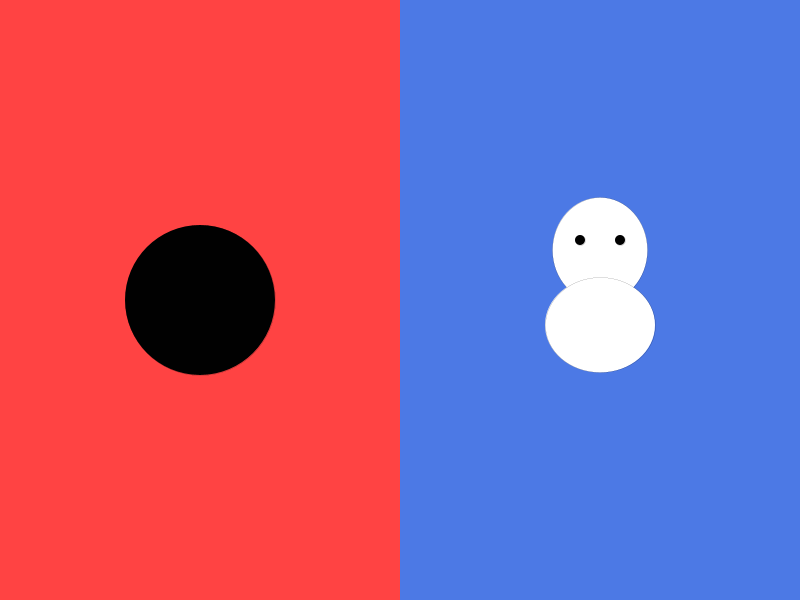
Frame 1 (no input)
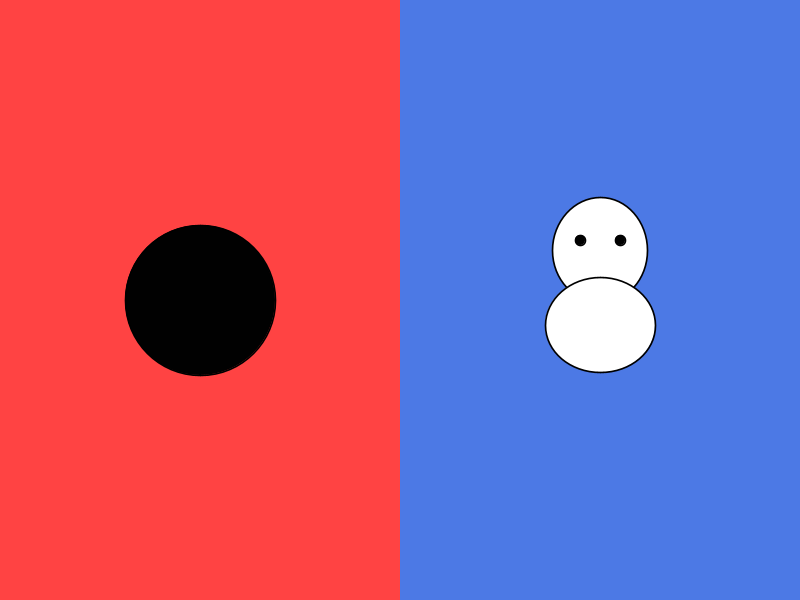
Frame 60 (the mouse pressed at the canvas centre just before this capture)
Frame 120 (the mouse held since frame 60 and released just before this capture): identical to frame 60, image omitted

The Processing sketch that drew these frames (run headless with seeded random() and noise(); from frame 60 on, the mouse is pressed at the canvas centre):

// Processing sketch: processing_100557
// ── processing_100557.pde

void setup() {
  size(800, 600);
  frameRate(30);
}
float i=0;
void draw() 
{
  float a;
  if (mouseX<400)
  {
    noStroke();
    fill(359, 67, 67);
    rect(0, 0, 400, 600);

    fill(76, 121, 229);
    rect(400, 0, 400, 600);
    stroke(0, 0, 0);
    if (mouseX<400)
    {
      a=sin(i)*5;
      strokeWeight(a);
    }
    fill(255, 255, 255);
    ellipse(600, 250, 95, 105);
    ellipse(600, 325, 110, 95);
    if (i>3)
    {
      i=0;
    }
    i=i+0.1;
    fill(1, 1, 1);
    ellipse(580, 240, 10, 10);
    ellipse(620, 240, 10, 10);

    //ahora pongo el sol

    ellipse(200, 300, 150, 150);
  }
}
